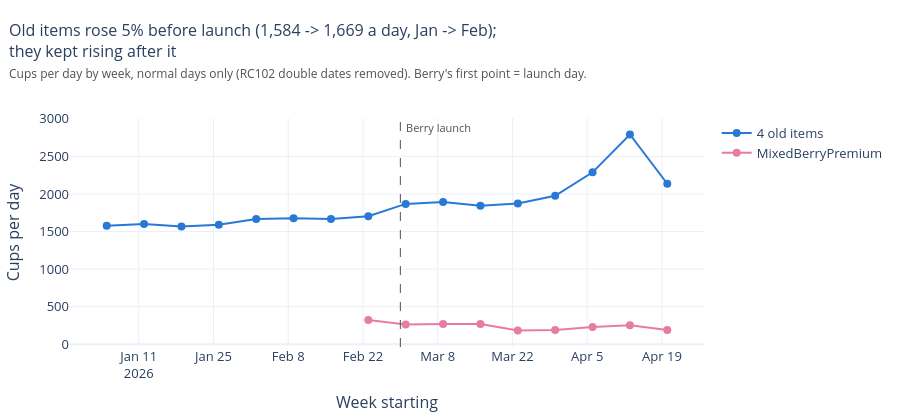

This figure's notebook cell:
### Markdown cell above
(a) Half-years: every old item grew 12-14%; total +357 cups a day (+24%), of which berry is 152.

(b) 4 weeks: old items +12% to +14%, berry 258 cups a day, total +474 (+28%). No old item fell in either window.

Each 4-week window has 1 RC102 day (2 Feb, 3 Mar). Without them old items still go 1,668 -> 1,873 cups a day (+12.3%).

### Code cell
# Normal days only: one RC102 day lifts a whole week. Divide by days on sale, so berry's launch week is not diluted.
weeks = hourly[hourly["date"].between("2026-01-05", "2026-04-26") & ~hourly["date"].isin(RC102_DAYS)].copy()
weeks["week"] = weeks["date"] - pd.to_timedelta(weeks["date"].dt.dayofweek, unit="D")
weeks["group"] = np.where(weeks["sku"] == "MixedBerryPremium", "MixedBerryPremium", "4 old items")
weekly = (weeks.groupby(["week", "group"], as_index=False)
          .agg(units_sold=("units_sold", "sum"), days=("date", "nunique")))
weekly["cups_per_day"] = weekly["units_sold"] / weekly["days"]

jan = normal["2026-01-05":"2026-02-01"].mean()
feb = normal["2026-02-02":"2026-02-22"].mean()
old_weeks = weekly[weekly["group"] == "4 old items"].set_index("week")["cups_per_day"]
print(f"Old items, normal days: Jan {jan:,.0f} -> Feb {feb:,.0f} cups a day ({feb / jan - 1:+.1%})")
print("Old items by week after launch:", old_weeks["2026-03-01":].round(0).astype(int).to_dict())
print("Berry by week:", weekly[weekly["group"] == "MixedBerryPremium"].set_index("week")["cups_per_day"]
      .round(0).astype(int).to_dict())

fig = px.line(weekly, x="week", y="cups_per_day", color="group", markers=True,
              color_discrete_map={"4 old items": "#2a78d6", "MixedBerryPremium": "#e87ba4"},
              labels={"cups_per_day": "Cups per day", "week": "Week starting", "group": ""})
fig.update_traces(line_width=2, marker_size=8,
                  hovertemplate="Week of %{x|%d %b}: %{y:.0f} cups a day<extra>%{fullData.name}</extra>")
fig.add_vline(x=LAUNCH, line_dash="dash", line_color="#52514e", line_width=1)
fig.add_annotation(x=LAUNCH, y=1, yref="paper", text="Berry launch", showarrow=False,
                   xanchor="left", xshift=4, yanchor="top", font=dict(size=11, color="#52514e"))
fig.update_layout(height=420, hovermode="x unified", title=subtitle(
    f"Old items rose {feb / jan - 1:.0%} before launch ({jan:,.0f} -> {feb:,.0f} a day, Jan -> Feb); "
    "they kept rising after it",
    "Cups per day by week, normal days only (RC102 double dates removed). Berry's first point = launch day."))
fig.show()

### Figure 1 — Plotly figure (JSON) as saved in the notebook; plotly's stock layout.template omitted (floating-point values rounded to 4 significant figures)
{"data": [{"hovertemplate": "Week of %{x|%d %b}: %{y:.0f} cups a day<extra>%{fullData.name}</extra>", "legendgroup": "4 old items", "line": {"color": "#2a78d6", "dash": "solid", "width": 2}, "marker": {"size": 8, "symbol": "circle"}, "mode": "lines+markers", "name": "4 old items", "orientation": "v", "showlegend": true, "type": "scatter", "x": ["2026-01-05T00:00:00.000000", "2026-01-12T00:00:00.000000", "2026-01-19T00:00:00.000000", "2026-01-26T00:00:00.000000", "2026-02-02T00:00:00.000000", "2026-02-09T00:00:00.000000", "2026-02-16T00:00:00.000000", "2026-02-23T00:00:00.000000", "2026-03-02T00:00:00.000000", "2026-03-09T00:00:00.000000", "2026-03-16T00:00:00.000000", "2026-03-23T00:00:00.000000", "2026-03-30T00:00:00.000000", "2026-04-06T00:00:00.000000", "2026-04-13T00:00:00.000000", "2026-04-20T00:00:00.000000"], "xaxis": "x", "y": [1577.0, 1601.0, 1567.0, 1590.0, 1666.0, 1675.0, 1666.0, 1704.0, 1868.0, 1895.0, 1843.0, 1874.0, 1976.0, 2288.0, 2793.0, 2136.0], "yaxis": "y"}, {"hovertemplate": "Week of %{x|%d %b}: %{y:.0f} cups a day<extra>%{fullData.name}</extra>", "legendgroup": "MixedBerryPremium", "line": {"color": "#e87ba4", "dash": "solid", "width": 2}, "marker": {"size": 8, "symbol": "circle"}, "mode": "lines+markers", "name": "MixedBerryPremium", "orientation": "v", "showlegend": true, "type": "scatter", "x": ["2026-02-23T00:00:00.000000", "2026-03-02T00:00:00.000000", "2026-03-09T00:00:00.000000", "2026-03-16T00:00:00.000000", "2026-03-23T00:00:00.000000", "2026-03-30T00:00:00.000000", "2026-04-06T00:00:00.000000", "2026-04-13T00:00:00.000000", "2026-04-20T00:00:00.000000"], "xaxis": "x", "y": [322.0, 262.5, 268.6, 268.1, 181.6, 189.3, 228.0, 253.1, 189.9], "yaxis": "y"}], "layout": {"annotations": [{"font": {"color": "#52514e", "size": 11}, "showarrow": false, "text": "Berry launch", "x": "2026-03-01T00:00:00", "xanchor": "left", "xshift": 4, "y": 1, "yanchor": "top", "yref": "paper"}], "height": 420, "hovermode": "x unified", "legend": {"title": {"text": ""}, "tracegroupgap": 0}, "shapes": [{"line": {"color": "#52514e", "dash": "dash", "width": 1}, "type": "line", "x0": "2026-03-01T00:00:00", "x1": "2026-03-01T00:00:00", "xref": "x", "y0": 0, "y1": 1, "yref": "y domain"}], "title": {"font": {"size": 16}, "pad": {"t": 36}, "text": "Old items rose 5% before launch (1,584 -> 1,669 a day, Jan -> Feb);<br>they kept rising after it<br><span style='font-size:12px;color:#52514e'>Cups per day by week, normal days only (RC102 double dates removed). Berry's first point = launch day.</span>", "x": 0.01, "xanchor": "left", "y": 1, "yanchor": "top", "yref": "container"}, "xaxis": {"anchor": "y", "domain": [0.0, 1.0], "title": {"text": "Week starting"}}, "yaxis": {"anchor": "x", "domain": [0.0, 1.0], "title": {"text": "Cups per day"}}}}
